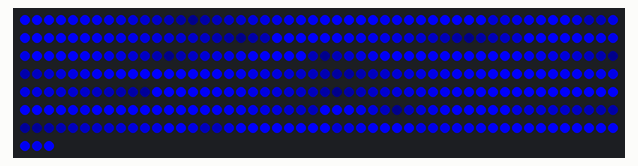
The sketch below on a simulated Arduino Uno, built with avr-gcc and run on an emulated ATmega328P. Parts: 353 RGB LEDs in strip order, left to right, continuing on the next row. Random numbers use the default seed unless the sketch sets one.

Above: at 0.19 s.

The sketch:

blue_pusle.ino
```cpp
#include <Adafruit_NeoPixel.h>
#include <math.h>

#define LED_COUNT        353
#define LED_PIN          6
#define DELAY_MS         10
#define SEGMENT_COUNT    40
#define MIN_SEG_LEN      5
#define MAX_SEG_LEN      50
#define FLICKER_CYCLE_MS 50
#define SHAPE_EXP        2.0f
#define LUT_SIZE         50
#define FLICKER_STEPS    (FLICKER_CYCLE_MS / DELAY_MS)  // e.g. 50/10 = 5
#define PI_F             3.14159265f

Adafruit_NeoPixel strip(LED_COUNT, LED_PIN, NEO_GRB | NEO_KHZ800);

struct Segment {
  uint16_t center;
  uint8_t  length;
  uint8_t  half;      // (length-1)/2
  uint8_t  lenMinus1; // length-1
};
static Segment segments[SEGMENT_COUNT];

// Precomputed tables
static float    shapeLUT[LUT_SIZE + 1];                   // powf(1 - x, exp)
static uint8_t  brightnessLUT[FLICKER_STEPS][LUT_SIZE + 1]; // final brightness per phase & shape index

static uint8_t flickerIdx = 0;

void randomizeSegments() {
  for(int i = 0; i < SEGMENT_COUNT; i++) {
    uint8_t L = random(MIN_SEG_LEN, MAX_SEG_LEN + 1);
    segments[i].center    = random(LED_COUNT);
    segments[i].length    = L;
    segments[i].lenMinus1 = L - 1;
    segments[i].half      = (L - 1) >> 1;
  }
}

void setup() {
  strip.begin();
  strip.setBrightness(255);
  strip.show();
  randomSeed(micros());

  // 1) Shape lookup: shapeLUT[i] = powf(1 - i/LUT_SIZE, SHAPE_EXP)
  for(int i = 0; i <= LUT_SIZE; i++) {
    float r = (float)i / LUT_SIZE;          // 0.0 → 1.0
    shapeLUT[i] = powf(1.0f - r, SHAPE_EXP);
  }

  // 2) Brightness lookup: for each flicker step and shape index
  for(int f = 0; f < FLICKER_STEPS; f++) {
    float phase = sinf(((float)f / FLICKER_STEPS) * PI_F);  // 0→1→0
    for(int s = 0; s <= LUT_SIZE; s++) {
      float b = 255.0f * (1.0f - shapeLUT[s] * phase);
      brightnessLUT[f][s] = (uint8_t)(b + 0.5f);
    }
  }

  randomizeSegments();
}

void loop() {
  // Advance flicker index and wrap
  if(++flickerIdx >= FLICKER_STEPS) {
    flickerIdx = 0;
    randomizeSegments();
  }

  // 1) Paint background bright blue
  for(uint16_t i = 0; i < LED_COUNT; i++) {
    strip.setPixelColor(i, 0, 0, 255);
  }

  // 2) Overlay segments using only integer math and table lookups
  for(int s = 0; s < SEGMENT_COUNT; s++) {
    uint8_t  len1 = segments[s].lenMinus1;
    uint8_t  half = segments[s].half;
    uint16_t cen  = segments[s].center;
    for(uint8_t j = 0; j <= len1; j++) {
      // compute |2*j - (length-1)|
      uint8_t diff = (j << 1) > len1 ? (j << 1) - len1 : len1 - (j << 1);
      // map diff to shape index
      uint8_t idx = (diff * LUT_SIZE + half) / len1;
      // lookup final brightness
      uint8_t b   = brightnessLUT[flickerIdx][idx];

      int pix = cen + j - half;
      if(pix < 0)          pix += LED_COUNT;
      else if(pix >= LED_COUNT) pix -= LED_COUNT;

      strip.setPixelColor(pix, 0, 0, b);
    }
  }

  strip.show();
  delay(DELAY_MS);
}
```
